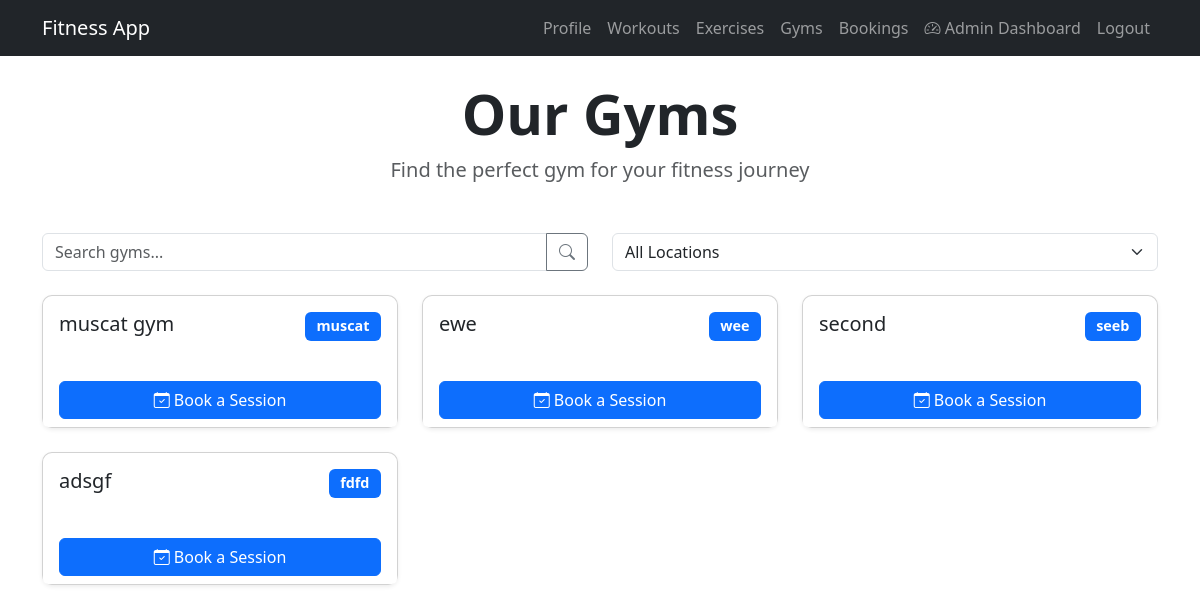
The app's page /gyms (signed in) with its own data.
### app/models.py (models this page shows)
class Gym(db.Model):
    id = db.Column(db.Integer, primary_key=True)
    name = db.Column(db.String(150), nullable=False)
    location = db.Column(db.String(150))
    is_active = db.Column(db.Boolean, default=True)
    created_at = db.Column(db.DateTime, default=datetime.utcnow)
    updated_at = db.Column(db.DateTime, default=datetime.utcnow, onupdate=datetime.utcnow)

### app/routes.py (the view)
@main.route('/gyms')
def gyms():
    gyms = Gym.query.filter_by(is_active=True).all()
    return render_template('gyms.html', gyms=gyms)

### app/models.py (called while the page is built)
@login_manager.user_loader
def load_user(user_id):
    return User.query.get(int(user_id))

### app/templates/gyms.html (shortened to what this page needs)
{% extends "base.html" %}
{% block content %}
{% set locations = [] %}
<div class="container mt-4">
    <div class="text-center mb-5">
        <h1 class="display-4 fw-bold">Our Gyms</h1>
        <p class="lead text-muted">Find the perfect gym for your fitness journey</p>
    </div>
    <div class="row mb-4">
        <div class="col-md-6">
            <div class="input-group">
                <input type="text" class="form-control" id="searchInput" placeholder="Search gyms...">
                <button class="btn btn-outline-secondary" type="button">
                    <i class="bi bi-search"></i>
                </button>
            </div>
        </div>
        <div class="col-md-6">
            <select class="form-select" id="locationFilter">
                <option value="">All Locations</option>
            </select>
        </div>
    </div>
    <div class="row g-4" id="gymsContainer">
        {% for gym in gyms %}
        <div class="col-md-6 col-lg-4 gym-card" data-location="{{ gym.location }}">
            <div class="card h-100 shadow-sm">
                <div class="card-body">
                    <div class="d-flex justify-content-between align-items-start mb-3">
                        <h5 class="card-title mb-0">{{ gym.name }}</h5>
                        <span class="badge bg-primary">{{ gym.location }}</span>
                    </div>
                </div>
                <div class="card-footer bg-white border-top-0">
                    <div class="d-grid">
                        <a href="{{ url_for('main.booking') }}" class="btn btn-primary">
                            <i class="bi bi-calendar-check"></i> Book a Session
                        </a>
                    </div>
                </div>
            </div>
        </div>
        {% endfor %}
    </div>
</div>
{% endblock %}

### app/templates/gyms.html (style rules this page uses)
.gym-card { transition: transform 0.2s; }
.card { border-radius: 10px; }
.badge { font-size: 0.9rem; padding: 0.5em 0.8em; }

### records on screen
Gym: name "muscat gym", location "muscat"
Gym: name "ewe", location "wee"
Gym: name "second", location "seeb"
Gym: name "adsgf", location "fdfd"
